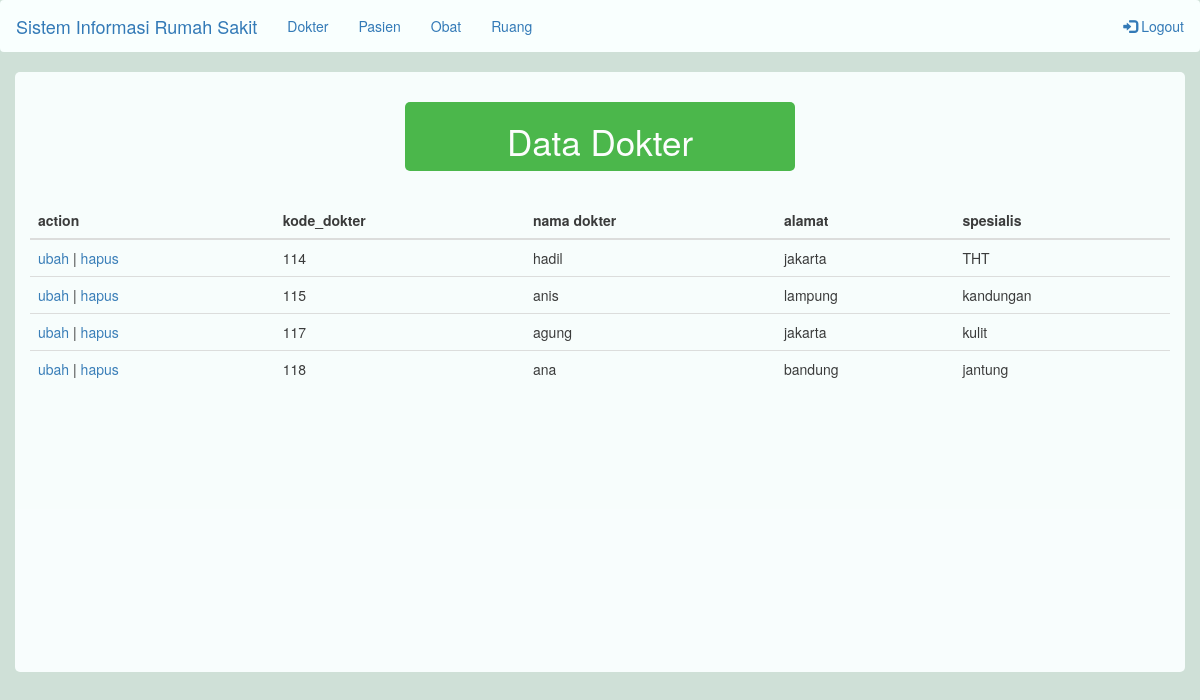
Page / (signed in) on the committed database.
### tables this page shows
CREATE TABLE `dokter` (
  `kode_dokter` varchar(10) NOT NULL,
  `nama_dokter` varchar(30) NOT NULL,
  `alamat` varchar(30) NOT NULL,
  `spesialis` varchar(15) NOT NULL
);

### functions.php (called while the page is built, shortened)
<?php
$link=mysqli_connect("localhost","root","","rumah sakit");
function query ($query) {
	global $link;
	$result= mysqli_query ($link, $query);
	$rows= [];
	while( $row= mysqli_fetch_assoc($result) ){
		$rows[]= $row;
	}
	return $rows;
}
 ?>

### index.php (the view, shortened to what this page needs)
<?php
require 'functions.php';
$client=query("SELECT * FROM dokter");
 ?>
<!DOCTYPE html>
<html>
<head>
  <link rel="stylesheet" type="text/css" href="css/bootstrap.css">
  <link rel="stylesheet" type="text/css" href="css/bootstrap.min.css">
  <link rel="stylesheet" type="text/css" href="css/aos.css">
  <link rel="stylesheet" type="text/css" href="css/style.css">
</head>
<body style="background-color: #cfe0d7; ">
	<nav class="navbar" style="background-color: #f9fffe;">
  <div class="container-fluid">
    <div class="navbar-header">
      <a class="navbar-brand" href="#">Sistem Informasi Rumah Sakit</a>
    </div>
    <ul class="nav navbar-nav">
      <li><a href="index.php">Dokter</a></li>
      <li><a href="pasien.php">Pasien</a></li>
      <li><a href="obat.php">Obat</a></li>
      <li><a href="ruang.php">Ruang</a></li>
    </ul>
    <ul class="nav navbar-nav navbar-right">
      <li><a href="logout.php"><span class="glyphicon glyphicon-log-in"></span> Logout</a></li>
    </ul>
  </div>
</nav>
	<div class="container" style="border: 0px;  background-color: #faffff;border-radius: 5px; opacity: .95; min-height: 600px;">
		<div class="row">
			<div class="col-sm-4"></div>
    		<div class="col-sm-4 col-offset-4 " style="background-color: #44b544; border-radius: 5px; margin-top: 30px; margin-bottom: 30px;">
            <h3 style="text-align: center; color:white; font-size: 35px; ">Data Dokter </h3>
        </div>
    </div>
    <div class="row">
      <div class="col-sm-5"></div>
    </div>
  <div class="table-responsive">
  <table class="table">
    <thead>
      <tr>
        <th>action</th>
		<th>kode_dokter</th>
		<th>nama dokter</th>
		<th>alamat</th>
		<th>spesialis</th>
      </tr>
    </thead>
    <tbody>
    	<?php foreach ($client as $row ) : ?>
      <tr>
       <td>
				<a href="ubahdokter.php?id=<?= $row["kode_dokter"]; ?>">ubah</a> |
				<a href="hapusdokter.php?id=<?= $row["kode_dokter"]; ?>">hapus</a>
			</td>
			<td><?= $row["kode_dokter"];  ?></td>
			<td><?= $row["nama_dokter"];  ?></td>
			<td><?= $row["alamat"]; ?></td>
			<td><?= $row["spesialis"];  ?></td>
      </tr>
      <?php endforeach; ?>
    </tbody>
  </table>
  </div>
</div>
</body>
</html>

### css/style.css (style rules this page uses)
body, html { height: 100%; background-repeat: no-repeat; }

### rows in the picture
dokter: kode_dokter "114", nama_dokter "hadil", alamat "jakarta", spesialis "THT"
dokter: kode_dokter "115", nama_dokter "anis", alamat "lampung", spesialis "kandungan"
dokter: kode_dokter "117", nama_dokter "agung", alamat "jakarta", spesialis "kulit"
dokter: kode_dokter "118", nama_dokter "ana", alamat "bandung", spesialis "jantung"
